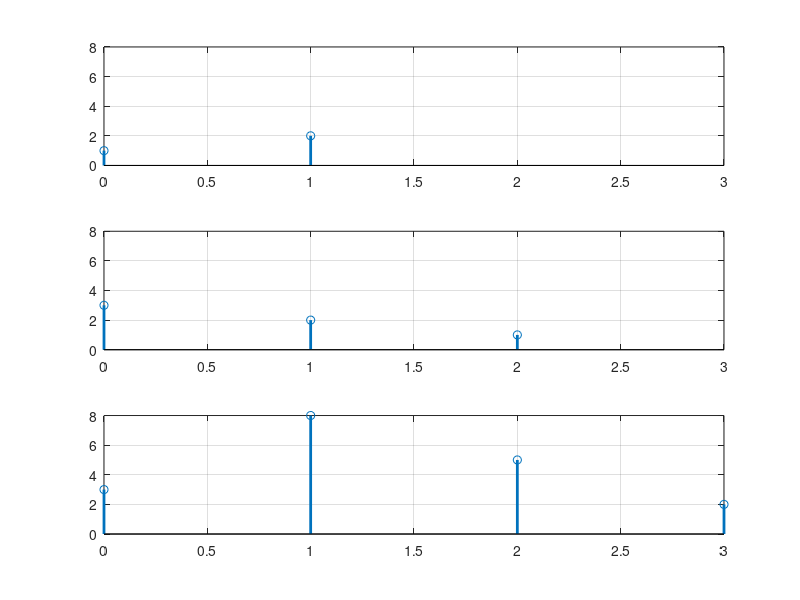

Here is the MATLAB script that generated this plot:

nx = [0:1]; x = [1 2];

nh = [0:2]; h = [3 2 1];

y = conv(x, h);

ny = [0:3];

subplot(311); stem(nx, x, 'linewidth', 2);
axis([min(ny) max(ny) 0 max(y)]); grid on;

subplot(312); stem(nh, h, 'linewidth', 2);
axis([min(ny) max(ny) 0 max(y)]); grid on;

subplot(313); stem(ny, y, 'linewidth', 2);
axis([min(ny) max(ny) 0 max(y)]); grid on;


